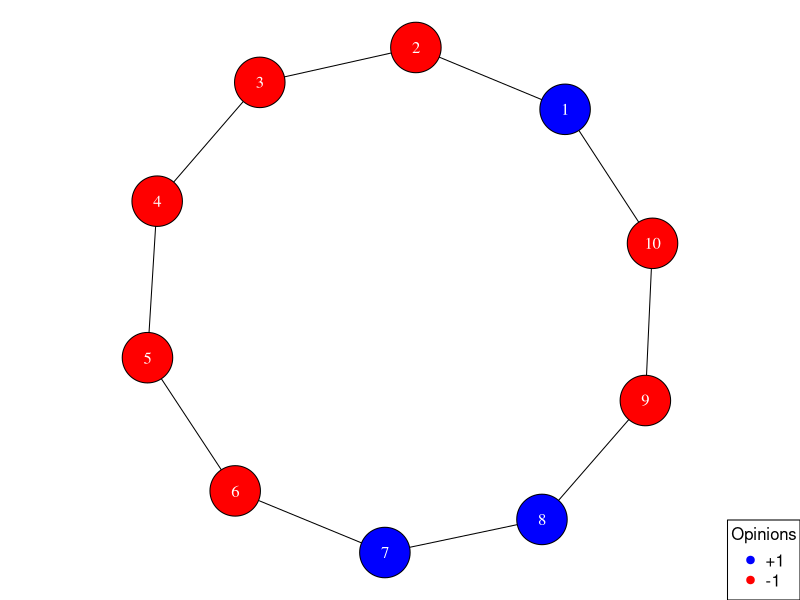
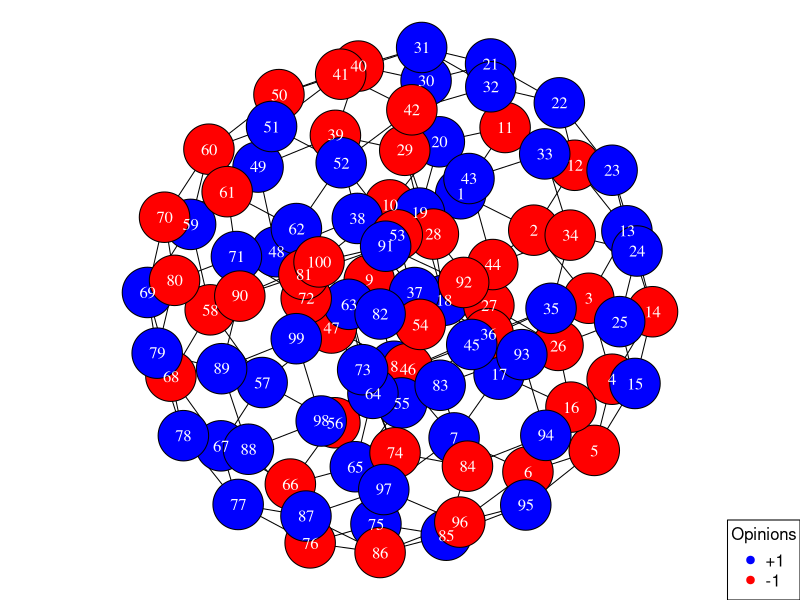
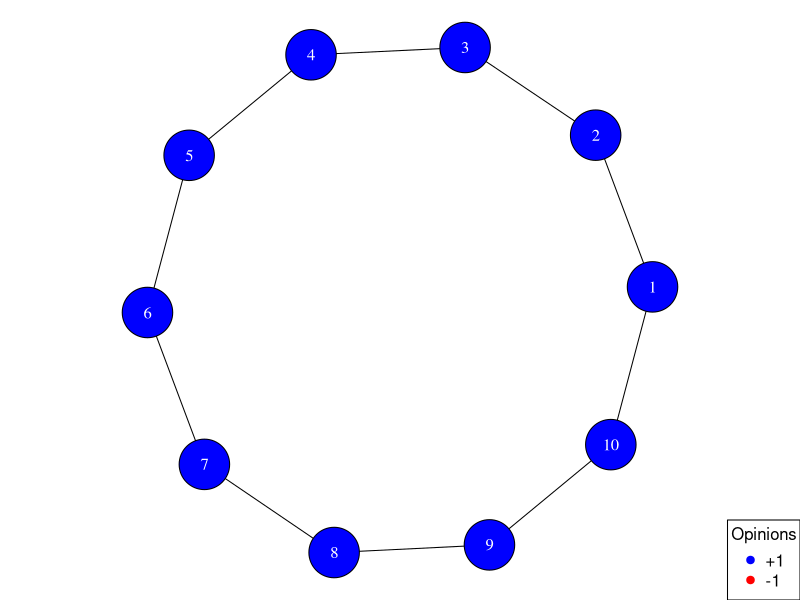

Source code (R) for these figures, in order: (Note: a time limit stopped this script after it produced the figures.)
## ---- chunk 1
library(igraph)
## ---- chunk 2
create_unidimensional_model <- function(N){
  #graph from edgelist
  g <- graph_from_edgelist(cbind(c(1:N), c(2:N, 1)), directed = FALSE)
  return(g)
} 
## ---- chunk 3
g1 <- create_unidimensional_model(N = 10)
## ---- chunk 4
# this function creates the bidimensional model with N² actors
create_bidimensional_model <- function(N){
  
  g = graph.lattice(c(N,N))
  
  #close lattice
  v1 = seq(from =1, to = N,by = 1)
  v2 = seq(from = 1, to = (N^2) - (N-1), by = N)
  v3 = c(v1,v2)
  
  v1 = seq(from = (N^2) - (N-1), to = N^2, by = 1)
  v2 = seq(from = N, to = N^2, by = N)
  v4 = c(v1,v2)
  
  a = rbind(v3, v4)
  a2 = matrix(a,nrow=length(a),ncol = 1)
  
  g = add.edges(g,a2)
  
  return(g)
}
## ---- chunk 5
g2 <- create_bidimensional_model(N = 10)
## ---- chunk 6
# this function initiates the opinions of the actors of a model and plots the graph
# prob_minus is the probability of an actor starting with a -1 opinion and # prob_plus is the probability of an actor starting with a +1 opinion
# the seed allows us to create reproducible examples

initiate_opinions <- function(g, seed, prob_minus, prob_plus){
  set.seed(seed)
  X0 = sample(c(-1,1), length(V(g)), replace = TRUE, 
              prob = c(prob_minus, prob_plus))
  
  V(g)$opinion = X0
  V(g)$color <- ifelse(V(g)$opinion == 1, "blue", "red")
  
  return(g)
}
## ---- chunk 7
plot_opinions <- function(g){
  
  par(mar = c(0, 0, 0, 0)) # Set the margin on all sides to 0
  plot(g, vertex.label.color = "white", edge.color = "black", 
       vertex.size = 20)
  legend("bottomright", bty = "c", pch = 19, 
       legend=c("+1", "-1"),
       col=c("blue", "red"), title = "Opinions")
  
}
## ---- chunk 8
g1 <- initiate_opinions(g1, seed = 1234, 
                        prob_minus = 0.5, prob_plus = 0.5)
## ---- chunk 9
plot_opinions(g1)
## ---- chunk 10
g2 <- initiate_opinions(g2, seed = 1234, 
                        prob_minus = 0.5, prob_plus = 0.5)
## ---- chunk 11
plot_opinions(g2)
## ---- chunk 12
# this functions simulates the change of opinion during during a user given number of epochs
# this function returns the graph with final opinions and a dataframe with the sampled
# actor in the first column and its influencer in the second column
model_opinions <- function(g, seed, epochs){
  df <- data.frame(Takes=vector(length = epochs),
                   Gives=vector(length = epochs)) 
  set.seed(seed)
  for (n in seq(1:epochs)) {
  
    b = sample(V(g), 1) #sample an actor
    
    #This IF avoids problems in case the vertex is disconnected from the graph
    if (degree(g)[b] != 0) {
      influencer = sample(neighbors(g, b), size=1) #sample an influencer
      V(g)[b]$opinion = V(g)[influencer]$opinion #get the influencer's opinion
      
      df[n,] = c(as_ids(V(g)[b]), as_ids(V(g)[influencer])) 
      
    } else {df[n,] = c(b, b)}
    
    V(g)$color <- ifelse(V(g)$opinion == 1, "blue", "red")
    
  }
  return(list(g, df))
  
}

## ---- chunk 13
l1 <- model_opinions(g1, seed = 1234, epochs = 100)

g1_final <- l1[[1]]
df1 <- l1[[2]]
## ---- chunk 14
plot_opinions(g1_final)
## ---- chunk 15
l2 <- model_opinions(g2, seed = 1234, epochs = 100)

g2_final <- l2[[1]]
df2 <- l2[[2]]
## ---- chunk 16
plot_opinions(g2_final)
## ---- chunk 17
#this function searches for the origin (influencers) of opinions
get_origin <- function(g, df, epochs){
  
  for (i in seq(1:length(V(g)))) {

    size = epochs
    origin = i
    index = match(origin, df$Takes[1:size])
    
    while (is.na(index) == FALSE  && size != 0) {
      size = index-1
      origin = df$Gives[index]
      index = match(origin, df$Takes[1:size])
    }
    V(g)[i]$origin = origin
  }
  
  return(g)
}
## ---- chunk 18
g1 <- get_origin(g1, df1, epochs = 100)

V(g1)$origin
## ---- chunk 19
g2 <- get_origin(g2, df2, epochs = 100)

V(g2)$origin
## ---- chunk 20
# this function simulates the model 100 times and returns a given actors
# last opinion from each simulation
last_opinion <- function(g, actor, prob_minus, prob_plus, n_sim, epochs){
  opinion <- vector(length = n_sim)
  
  for (i in seq(1:n_sim)) {
    g <- initiate_opinions(g, seed = i, 
                           prob_minus = prob_minus, prob_plus = prob_plus)
    l <- model_opinions(g, seed = i, epochs = epochs)
    g <- l[[1]]
    
    opinion[i] <- V(g)[actor]$opinion
  }
  return(opinion)
}

## ---- chunk 21
opinion_10 <- last_opinion(g1, actor = 10, prob_minus = 0.5, prob_plus = 0.5,
                           n_sim = 100, epochs = 100)
opinion_5 <- last_opinion(g1, actor = 5, prob_minus = 0.5, prob_plus = 0.5,
                           n_sim = 100, epochs = 100)

#proportion of +1
length(opinion_10[opinion_10 == 1])/length(opinion_10)
length(opinion_5[opinion_5 == 1])/length(opinion_5)
## ---- chunk 22
opinion_10 <- last_opinion(g1, actor = 10, prob_minus = 0.7, prob_plus = 0.3,
                           n_sim = 100, epochs = 100)
opinion_5 <- last_opinion(g1, actor = 5, prob_minus = 0.7, prob_plus = 0.3,
                           n_sim = 100, epochs = 100)

#proportion of +1
length(opinion_10[opinion_10 == 1])/length(opinion_10)
length(opinion_5[opinion_5 == 1])/length(opinion_5)
## ---- chunk 23
# this functions simulates the change of opinion during a user defined number of
# epochs with a given actor being a robot (a robot is an actor that does not
# change its original opinion)
model_opinions_robot <- function(g, seed, epochs, robot, robot_opinion){
  
  V(g)[robot]$opinion <- robot_opinion 
  
  df <- data.frame(Takes=vector(length = epochs),
                   Gives=vector(length = epochs)) 
  set.seed(seed)
  for (n in seq(1:epochs)) {
    b = sample(V(g), 1) #sample an actor
    if (b != robot) {
      influencer = sample(neighbors(g, b), size=1) #sample an influencer
      V(g)[b]$opinion = V(g)[influencer]$opinion #get the influencer's opinion
      df[n,] = c(b, influencer)
    } else {
      df[n,] = c(b, b)
    }
    
  }
  
  V(g)$color <- ifelse(V(g)$opinion == 1, "blue", "red")
  
  return(list(g, df))
  
}
## ---- chunk 24
l1_robot <- model_opinions_robot(g1, seed = 3, epochs = 100, 
                           robot = 5, robot_opinion = -1)

g1_final_robot <- l1_robot[[1]]
df1_robot <- l1_robot[[2]]

g1_final_robot <- get_origin(g1_final_robot, df1_robot, epochs = 100)

V(g1_final_robot)$origin

## ---- chunk 25
# this function simulates the model 100 times and returns a given actors
# last opinion from each simulation (a given actor is a robot)
last_opinion_robot <- function(g, actor, robot, robot_opinion, prob_minus, prob_plus, n_sim, epochs){
  
  opinion <- vector(length = n_sim)
  
  for (i in seq(1:n_sim)) {
    
    g <- initiate_opinions(g, seed = i, 
                           prob_minus = prob_minus, prob_plus = prob_plus)
    l <- model_opinions_robot(g, seed = i, epochs = epochs, 
                              robot = robot, robot_opinion = robot_opinion)
    g <- l[[1]]
    
    opinion[i] <- V(g)[actor]$opinion
  }
  return(opinion)
}
## ---- chunk 26
opinion_10_robot <- last_opinion_robot(g1, actor = 10, robot = 5, robot_opinion = -1,                prob_minus = 0.7, prob_plus = 0.3, n_sim = 100, epochs = 100)

opinion_2_robot <- last_opinion_robot(g1, actor = 2, robot = 5, robot_opinion = -1,                prob_minus = 0.7, prob_plus = 0.3, n_sim = 100, epochs = 100)

#proportion of +1
length(opinion_10_robot[opinion_10_robot == 1])/length(opinion_10_robot)
length(opinion_2_robot[opinion_2_robot == 1])/length(opinion_2_robot)
